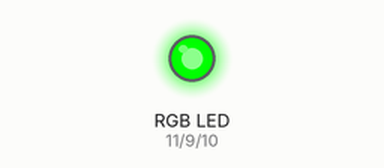
Recording of a sketch running on a simulated Arduino Uno, built with avr-gcc and run on an emulated ATmega328P. On the bench: an RGB LED mixed from three pins (HIGH = lit). What the sketch prints to the serial monitor is not drawn.

Above: at 0.15 s.
Timing chart, 0 to 1.6 s (numbered marks = the images above):
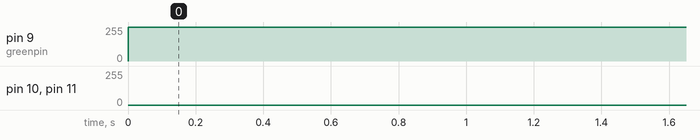

Measured:
- by itself, pin 9 (greenpin): 0/255 → 255/255 at 0.00 s

The sketch:

RGB_Led.ino
```cpp
int redpin = 11; // select the pin for the red LED
int bluepin =10; // select the pin for the  blue LED
int greenpin =9; // select the pin for the green LED

void setup() {
  pinMode(redpin, OUTPUT);
  pinMode(bluepin, OUTPUT);
  pinMode(greenpin, OUTPUT);
  Serial.begin(9600);
}

void loop() {
  for(int val = 255; val > 0; val--)
  {
    analogWrite(redpin, val);
    analogWrite(bluepin, 255 - val);
    analogWrite(greenpin, 128 - val);

    Serial.println(val, DEC);
    delay(5);
  }
  for(int val = 0; val < 255; val++)
  {
    analogWrite(redpin, val);
    analogWrite(bluepin, 255 - val);
    analogWrite(greenpin, 128 - val);

    Serial.println(val, DEC);
    delay(5);
  }
}
```
